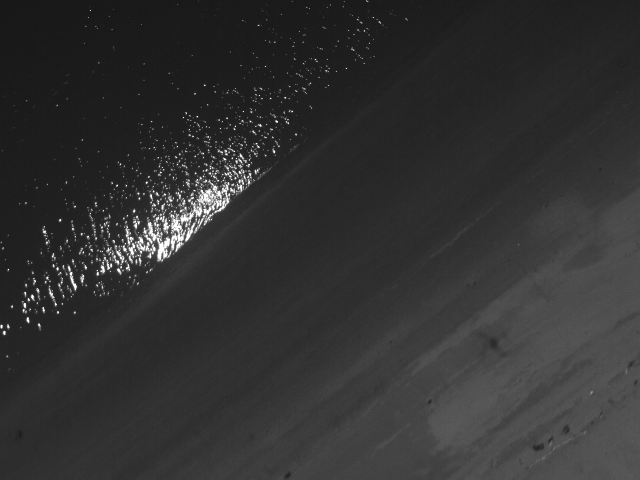
#> input picture example_images/IMG_0001_1.tif, 1280 x 960 px (shown at 1/2 size)
$ python -i imageutils.py   (imports and definitions only)   (older library calls are emulated)
#> lines starting #> are read from the running program, lines starting #| are printed output that depends on the picture
#> further down, picture is the input picture: shape (960, 1280); min 21, max 255, mean 49.6
#!/usr/bin/env python
# coding: utf-8
"""
Misc. image processing utilities

Copyright 2017 MicaSense, Inc.

Permission is hereby granted, free of charge, to any person obtaining a copy of
this software and associated documentation files (the "Software"), to deal in the
Software without restriction, including without limitation the rights to use,
copy, modify, merge, publish, distribute, sublicense, and/or sell copies of the
Software, and to permit persons to whom the Software is furnished to do so,
subject to the following conditions:

The above copyright notice and this permission notice shall be included in all
copies or substantial portions of the Software.

THE SOFTWARE IS PROVIDED "AS IS", WITHOUT WARRANTY OF ANY KIND, EXPRESS OR
IMPLIED, INCLUDING BUT NOT LIMITED TO THE WARRANTIES OF MERCHANTABILITY, FITNESS
FOR A PARTICULAR PURPOSE AND NONINFRINGEMENT. IN NO EVENT SHALL THE AUTHORS OR
COPYRIGHT HOLDERS BE LIABLE FOR ANY CLAIM, DAMAGES OR OTHER LIABILITY, WHETHER
IN AN ACTION OF CONTRACT, TORT OR OTHERWISE, ARISING FROM, OUT OF OR IN
CONNECTION WITH THE SOFTWARE OR THE USE OR OTHER DEALINGS IN THE SOFTWARE.
"""

import cv2
import os
import numpy as np
import multiprocessing
from skimage import exposure
from skimage.morphology import disk
from skimage.filters import rank, gaussian
from skimage.util import img_as_ubyte

def normalize(im, min=None, max=None):
    width, height = im.shape
#> width = 960; height = 1280
    norm = np.zeros((width, height), dtype=np.float32)
    if min is not None and max is not None:
        norm = (im - min) / (max-min)
    else:
        cv2.normalize(im, dst=norm, alpha=0.0, beta=1.0, norm_type=cv2.NORM_MINMAX, dtype=cv2.CV_32F)
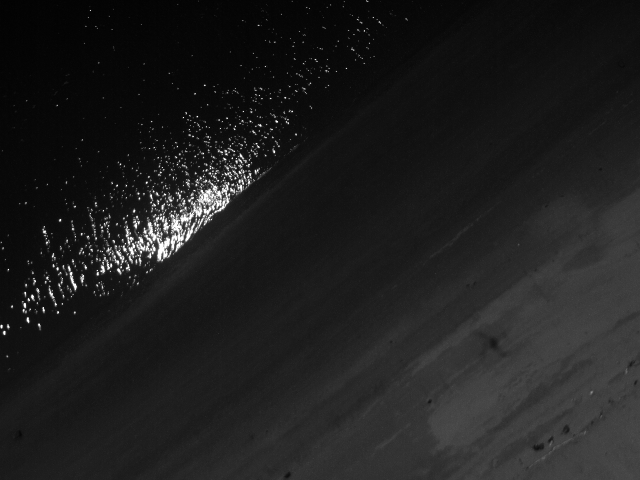
#> norm: shape (960, 1280) float32 (shown at 1/2 size); min 2.33e-09, max 1, mean 0.122
    norm[norm<0.0] = 0.0
    norm[norm>1.0] = 1.0
    return norm

def local_normalize(im):
    norm = img_as_ubyte(normalize(im)) # TODO: mainly using this as a type conversion, but it's expensive
    width, _ = im.shape
#> width = 960
    disksize = int(width/5)
#> disksize = 192
    if disksize % 2 == 0:
        disksize = disksize + 1
#> disksize = 193
    selem = disk(disksize)
    norm2 = rank.equalize(norm, selem=selem)
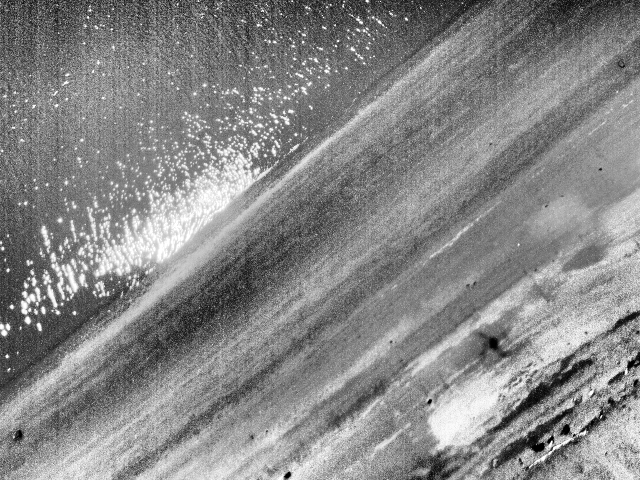
#> norm2: shape (960, 1280) (shown at 1/2 size); min 0, max 255, mean 134.5
    return norm2

def gradient(im, ksize=5):
    im = local_normalize(im)
    # im = normalize(im)
    grad_x = cv2.Sobel(im,cv2.CV_32F,1,0,ksize=ksize)
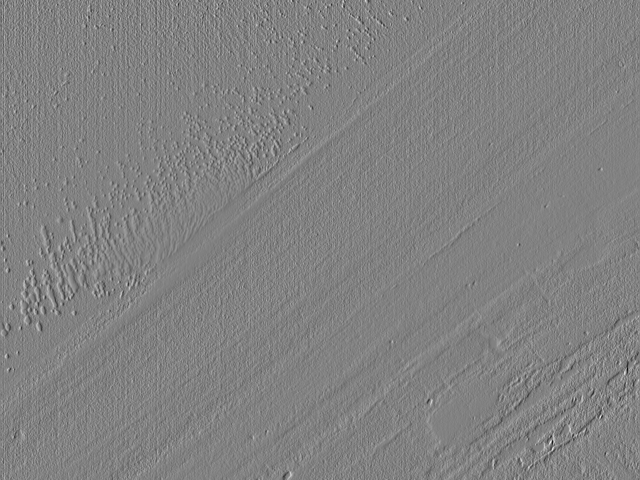
#> grad_x: shape (960, 1280) float32 (shown at 1/2 size); min -11487, max 11117, mean 5.2; drawn with min black and max white
    grad_y = cv2.Sobel(im,cv2.CV_32F,0,1,ksize=ksize)
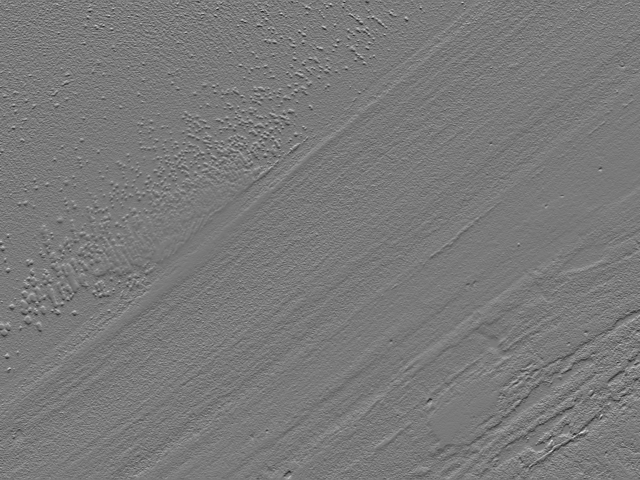
#> grad_y: shape (960, 1280) float32 (shown at 1/2 size); min -9533, max 10388, mean 13.3; drawn with min black and max white
    grad = cv2.addWeighted(np.absolute(grad_x), 0.5, np.absolute(grad_y), 0.5, 0)
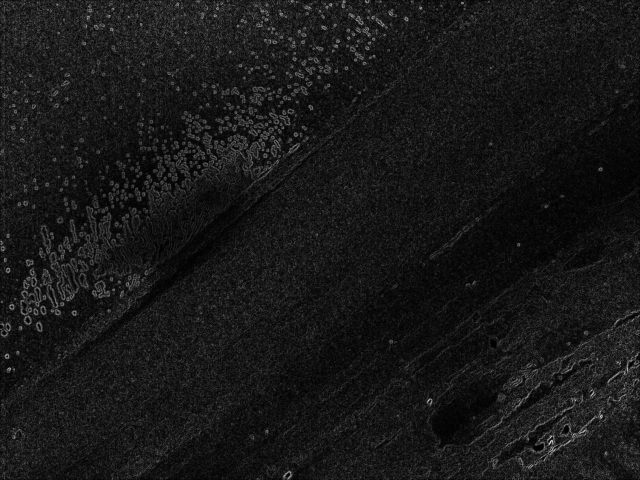
#> grad: shape (960, 1280) float32 (shown at 1/2 size); min 0, max 8689, mean 833.8; drawn with min black and max white
    return grad

# [221 lines left out: functions relatives_ref_band, translation_from_ref, align, default_warp_matrix, align_capture, aligned_capture, not called in this run]

class BoundPoint(object):
    def __init__(self, x=0, y=0):
        self.x = x
        self.y = y

    def __str__(self):
        return "(%f, %f)" % (self.x, self.y)

    def __repr__(self):
        return self.__str__()

class Bounds(object):
    # [4 lines left out: function __init__, not called in this run]

    def __str__(self):
        return "Bounds min: %s, max: %s" % (str(self.min), str(self.max))

    def __repr__(self):
        return self.__str__()

# [112 lines left out: functions find_crop_bounds, get_inner_rect, get_combined_bounds, min_max, map_points, not called in this run]

>>> import cv2
>>> picture = cv2.imread('../example_images/IMG_0001_1.tif', cv2.IMREAD_GRAYSCALE)
>>> result = gradient(picture)

$ run again, on example_images/IMG_0001_10.tif
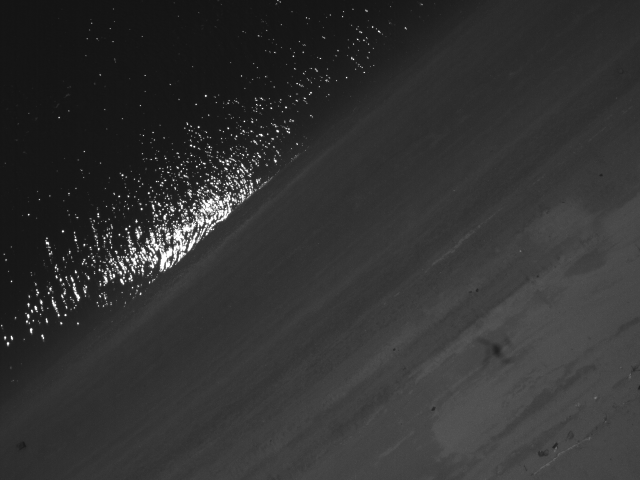
#> input picture example_images/IMG_0001_10.tif, 1280 x 960 px (shown at 1/2 size)
#> picture is the input picture: shape (960, 1280); min 18, max 255, mean 50.4
#> in gradient, `grad_y = cv2.Sobel(im,cv2.CV_32F,0,1,ksize=ksize)`:
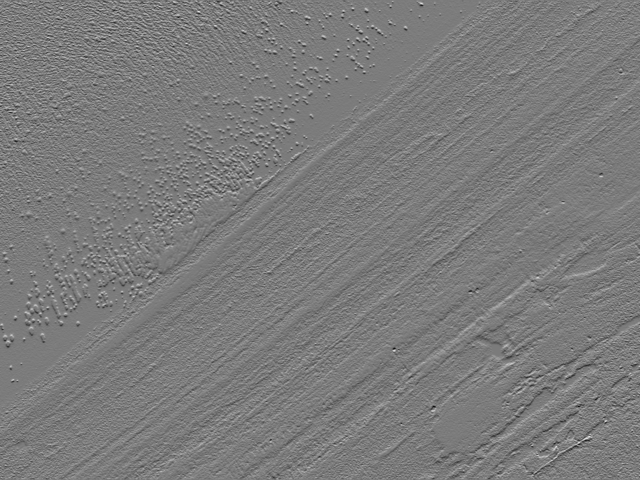
#> grad_y: shape (960, 1280) float32 (shown at 1/2 size); min -9719, max 10321, mean 8.3; drawn with min black and max white
#> in gradient, `grad = cv2.addWeighted(np.absolute(grad_x), 0.5, np.absolute(grad_y), ..`:
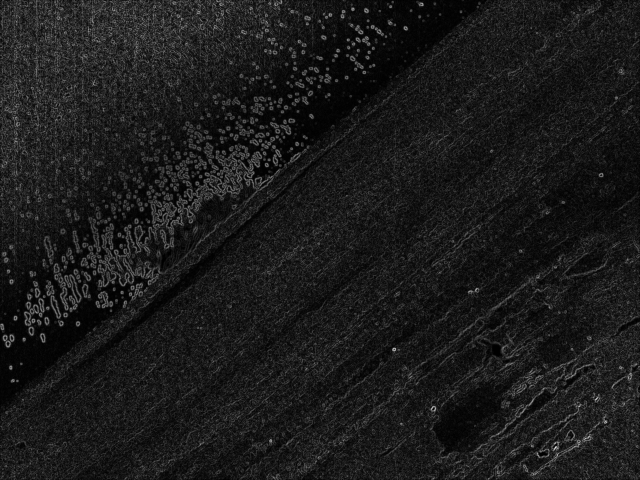
#> grad: shape (960, 1280) float32 (shown at 1/2 size); min 0, max 8747, mean 933.6; drawn with min black and max white
